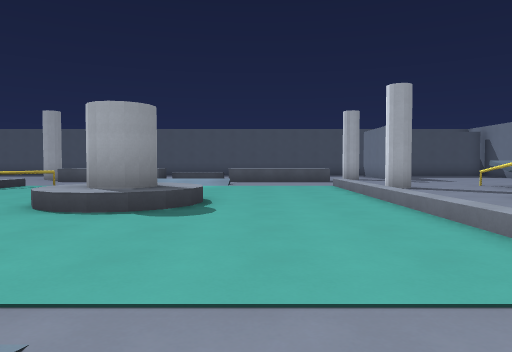
[1] (above)

24 first-person views from a walk through a 3-D level made in the Godot game engine. The camera is 1.2 m above the floor, tilts 2° down and sees 70° across. The floor is counted in squares, 2 m on a side. Each view is taken from the middle of a square. On the plan, view 1 faces up. The plan holds only what a view shows up to about 10 squares ahead; the rest is blank. Characters and animated objects are left out.

[2]
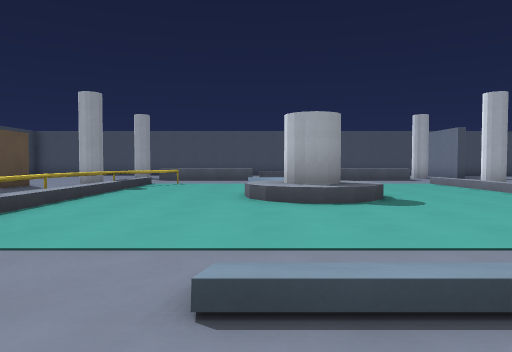

[3]
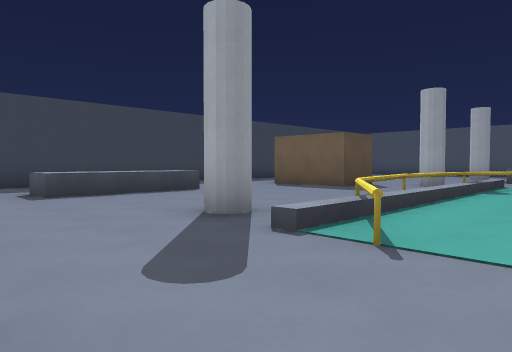

[4]
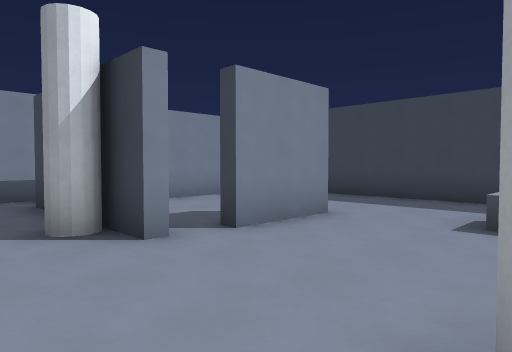

[5]
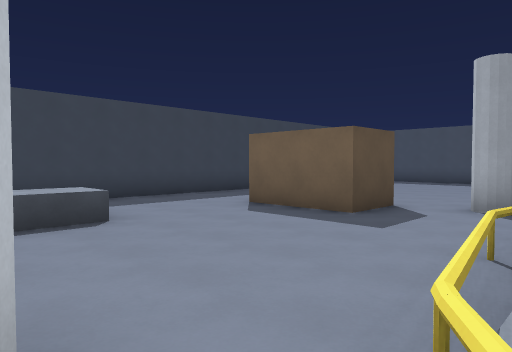

[6]
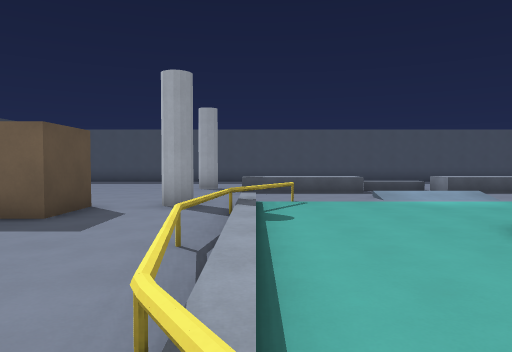

[7]
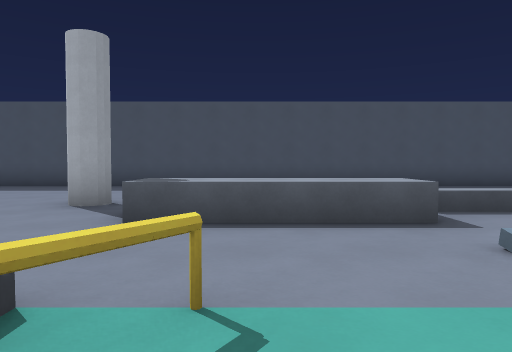

[8]
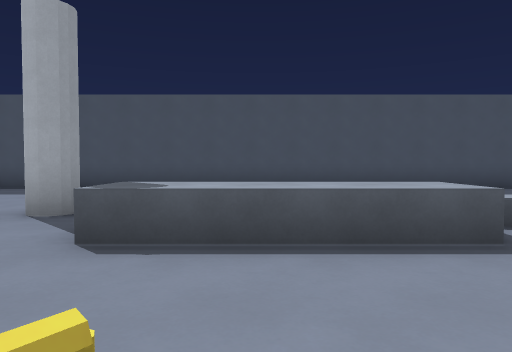

[9]
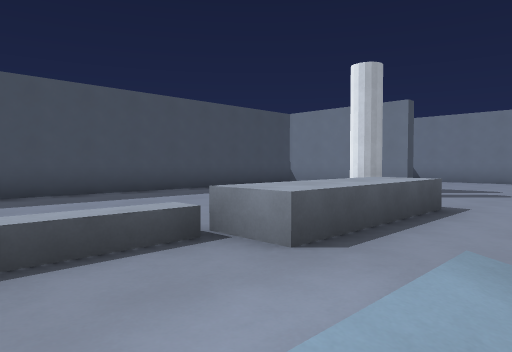

[10]
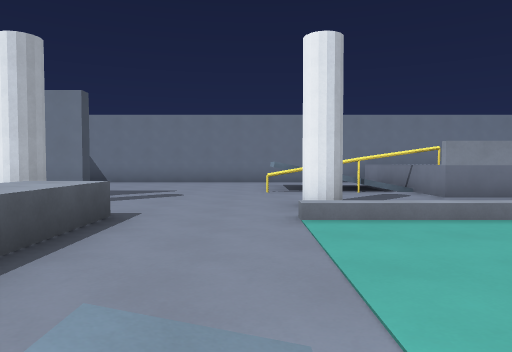

[11]
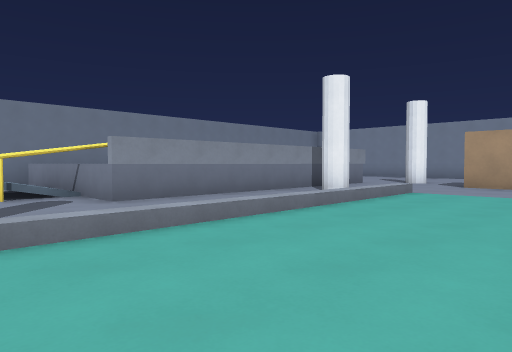

[12]
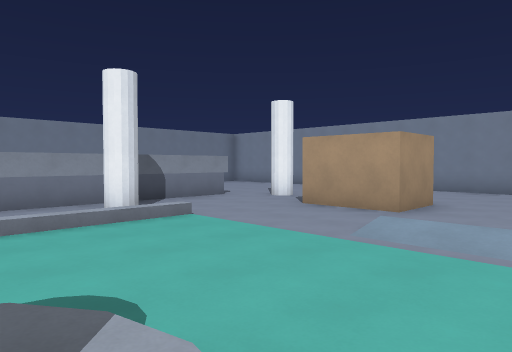

[13]
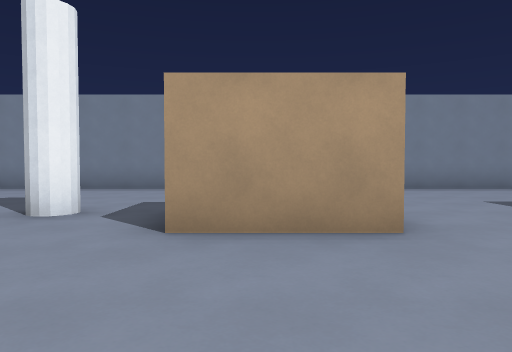

[14]
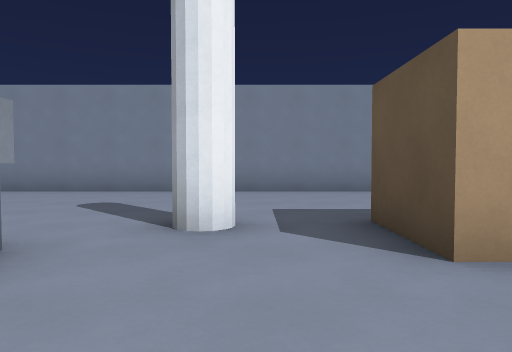

[15]
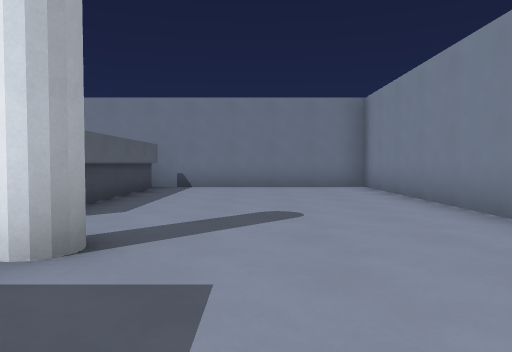

[16]
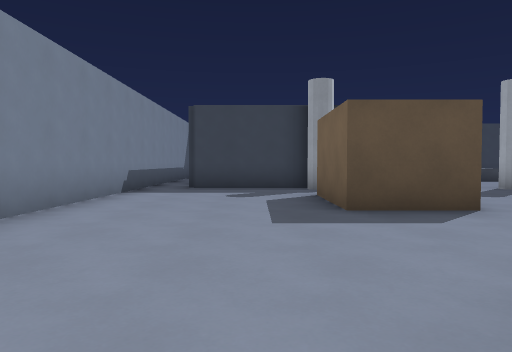

[17]
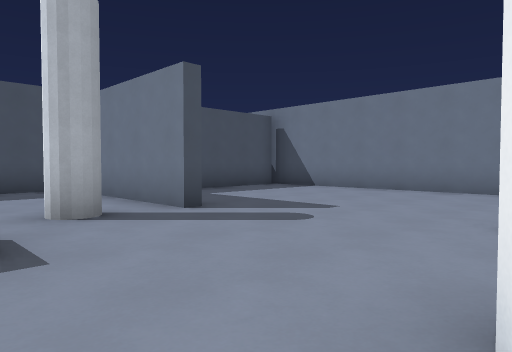

[18]
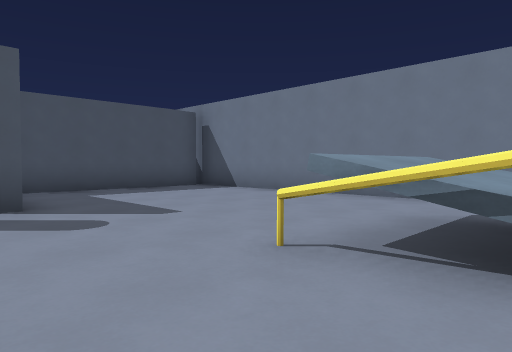

[19]
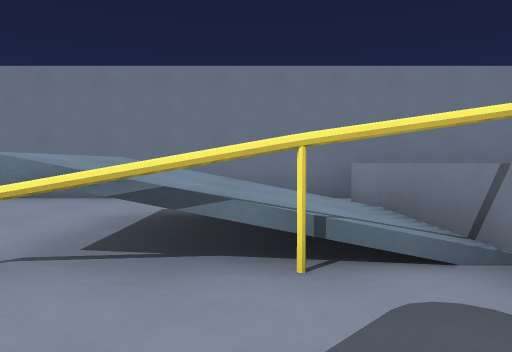

[20]
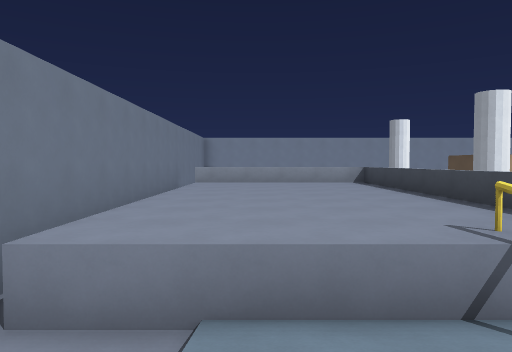

[21]
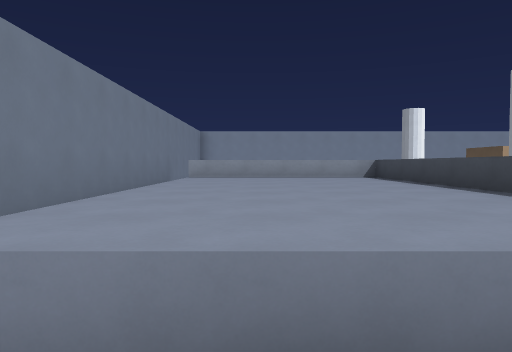

[22]
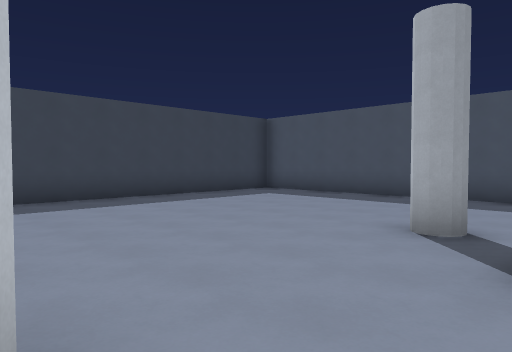

[23]
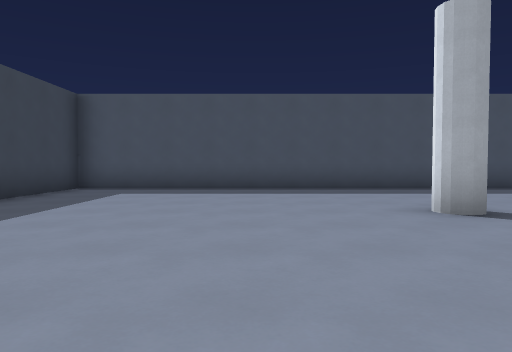

[24]
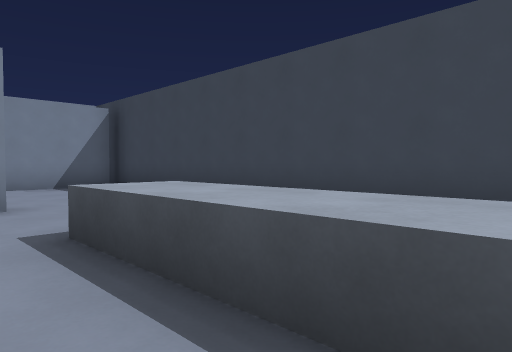

### Floor plan
Key: @ floor where view 1 was taken; # wall or solid block; x gap in a wall; . floor; / step, stairs or slope; = window, fence, low wall or low ledge; ^ raised ledge; P pillar.
Columns run from 15 left of view 1 to 11 right of it. Each row starts with its distance up from view 1.
 18 ####################
 17 #........... .......
 16 #..........  .......#######
 15 #.........   .... ..#.....#
 14 #.......P.     .  .P#.....#
 13 #.........................#
 12 #........^^^^..^^^........#
 11 #.........................#
 10   ........................#
  9   .  ...P/......./.P.#//. #
  8 #...##...=......./ ..x//  #
  7 #......../......./ ..x//..#
  6 #......../../#/../..^^^^^.#
  5 #......../..///../..#^^^^.#
  4 #  ^^..../......./ .#^^^^.#
  3 #  ^^....=......./ .#^^^^.#
  2 #  ^^...P/......./ P^^^^^.#
  1 #..^^...............#^^^^.#
  0 #..............@....#^^^^.#
 -1 #...................####^.#
 -2 #....#x#P.##...##..P......#
 -3 #......#..................#
 -4 # .... #..................#
 -5 # .... #..................#
 -6  ####  #..................#
 -7       #####################

Where each view was taken, in squares from view 1:
view 1: 0 up, 0 right, facing up
view 2: 1 down, 3 left, facing up
view 3: 1 down, 4 left, facing up-left
view 4: 2 up, 6 left, facing down-left
view 5: 2 up, 6 left, facing up-left
view 6: 2 up, 6 left, facing up
view 7: 8 up, 5 left, facing up
view 8: 9 up, 5 left, facing up
view 9: 10 up, 3 left, facing up-right
view 10: 10 up, 2 left, facing right
view 11: 9 up, 1 left, facing down-right
view 12: 5 up, 3 left, facing down-right
view 13: 2 up, 1 right, facing down
view 14: 1 up, 3 right, facing down
view 15: 4 down, 1 right, facing right
view 16: 4 down, 1 right, facing left
view 17: 9 up, 2 right, facing up-right
view 18: 8 up, 4 right, facing up-right
view 19: 8 up, 4 right, facing right
view 20: 9 up, 8 right, facing down
view 21: 8 up, 8 right, facing down
view 22: 9 up, 6 left, facing up-left
view 23: 9 up, 10 left, facing up
view 24: 4 up, 10 left, facing down-left
